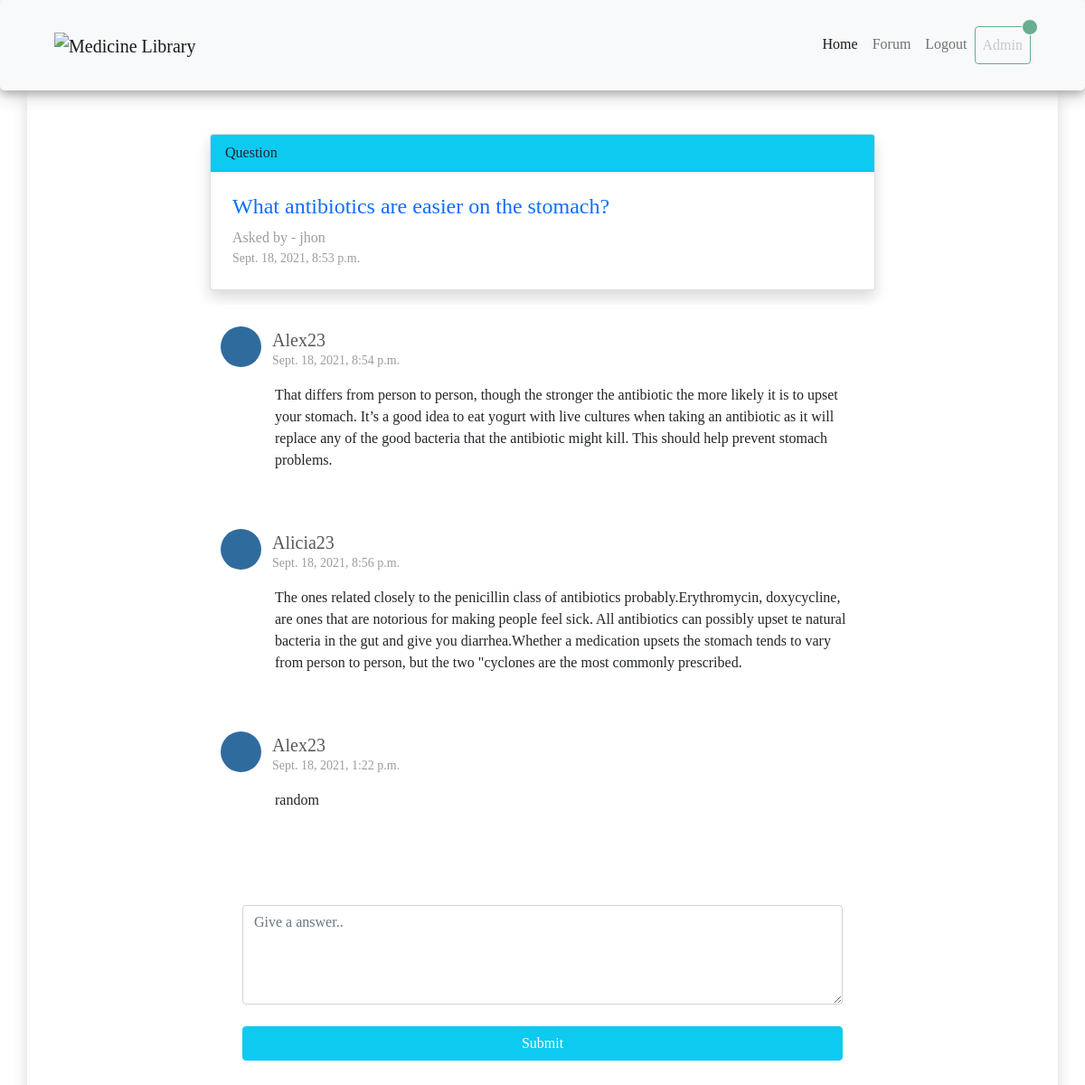
The page /quesdetails/8 (signed in) on the database its author committed.
### App/models.py (models this page shows, shortened)
class Question(models.Model):
    question = models.CharField(max_length=500)
    user = models.ForeignKey(User,on_delete=models.CASCADE)
    date_added = models.DateTimeField(default=timezone.localtime(timezone.now()), blank=True)

class Answer(models.Model):
    answer = models.CharField(max_length=500)
    question = models.ForeignKey(Question,on_delete=models.CASCADE)
    user = models.ForeignKey(User,on_delete=models.CASCADE)
    date_added = models.DateTimeField(default=timezone.localtime(timezone.now()), blank=True)

### App/views.py (the view)
# urls.py: path('quesdetails/<int:id>',ques_detailsView,name='ques_detailsView'),
def ques_detailsView(request,id):
    question = Question.objects.get(id=id)
    answer = Answer.objects.filter(question__id=id)
    if request.method == "POST":
        ans = request.POST.get('answer_input')
        Answer.objects.create(answer=ans,user=request.user,question=question)
    context = {
    'ques':question,
    'answer':answer
    }
    return render(request,'ques_details.html',context)

### App/Templates/ques_details.html (shortened to what this page needs)
{% extends 'navbar.html' %}
{% load static %}
{% load crispy_forms_tags %}
{% block css %}
<link rel="stylesheet" href="{% static 'css/style.css' %}" />
{% endblock css %}
{% block body %}
<div class="container">
<div class='row h-100 shadow '>
  <div class="col-lg-8  offset-lg-2 col-md-8 offset-md-2 col-sm-10 offset-sm-1 my-2 mt-5">
      <div class="card rounded-sm shadow ">
        <div class="card-header bg-info">Question</div>
        <div class="card-body p-lg-4 p-sm-1 ">
          <h4 class="text-primary">{{ques.question}}</h4>
          <p>Asked by - {{ques.user}}</p>
          <p class='small'>{{ques.date_added}}</p>
        </div>
      </div>
    </div>
    {% for ans in answer %}
    <div class="col-lg-8 offset-lg-2 col-md-8 offset-md-2 col-sm-10 offset-sm-1 my-2">
      <div class="card rounded -sm border-0">
        <div class="card-body p-lg-4 p-sm-1 ">
        <div class='row ans_row'>
            <div class='col-1'>
                <i class='fas fa-user'></i>
            </div>
            <div class='col-11'>
                <h5 class="">{{ans.user}}</h5></p>
                <p class='small'>{{ans.date_added}}
            </div>
        </div>
          <p class="text-dark mt-3 ms-5">{{ans.answer}}</p>
        </div>
      </div>
    </div>
    {% endfor %}
    <div class='col-lg-8 offset-lg-2 col-md-8 offset-md-2  col-sm-8 offset-sm-2 p-5  login_div '>
      <form class='ask_question' {% url 'ques_detailsView' ques.id %} method="POST">
        <textarea name="answer_input" id="answer_input" class='form-control my-4' placeholder='Give a answer..' cols="30" rows="4"></textarea>
        {% if  request.user.is_authenticated %}
        <button class='btn btn-info text-white w-100 mb-5 ' type="submit">Submit</button endif %}ton>
        {% endif %}
    </div>
</div>
</div>
{% endblock %}

### App/Templates/navbar.html (shortened to what this page needs)
{% load static %}
<!DOCTYPE html>
<html lang="en">
  <head>
    <link type="text/css" rel="stylesheet" href="{% static 'assets\lightslider-master\dist\css\lightslider.css' %}" />
    <link
      rel="stylesheet"
      href="{% static 'assets\bootstrap-5.0.2-dist\css\bootstrap.min.css' %}"
    />
    <link
      rel="stylesheet"
      href="{% static 'assets\fontawesome-free-5.15.4-web\css\all.min.css' %}"
    />
    {% block css %}{% endblock css %}
  </head>
  <body>
    <nav class="navbar nav_shadow navbar-expand-lg navbar-light bg-light">
      <div class="container-fluid">
        <a class="navbar-brand ms-5" href="{% url 'homeView' %}"><img class='logo' src="{% static 'img/logo.png' %}" alt="Medicine Library" srcset=""></a>
        <div class="collapse navbar-collapse" id="navbarNav">
          <ul class="navbar-nav ms-auto me-5">
            <li class="nav-item">
              <a class="nav-link active" aria-current="page" href="{% url 'homeView' %}">Home</a>
            </li>
            <li class="nav-item">
              <a class="nav-link" href="{% url 'forumView' %}">Forum</a>
            </li>
            {% if request.user.is_authenticated  %}
            <li class="nav-item">
              <a class="nav-link" href="{% url 'logoutView' %}">Logout</a>
            </li>
            <li class="nav-item">
            <a class="nav-link position-relative btn  btn-outline-success disabled text-capitalize" href="{% url 'logoutView' %}">{{request.user}}
              <span class="position-absolute top-0 start-100 translate-middle p-2 bg-success border border-light rounded-circle">
              </span>
            </a>
            </li>
            {% endif %}
          </ul>
        </div>
      </div>
    </nav>
    {% block body %}{% endblock body %}
  </body>
</html>

### App/static/css/style.css (style rules this page uses)
* { --font1:Bahnschrift; font-family: var(--font1); }
.nav_shadow { box-shadow: 0 4px 8px 0 rgba(0, 0, 0, 0.2), 0 6px 20px 0 rgba(0, 0, 0, 0.19); border-radius: 5px; background: rgb(255, 255, 255); height: 100px !important; }
.logo { width: 120px; height: 100%; }
.card-body p { color: #9e9d9d; margin: 0; }
.card-body h5 { color: #585858; margin: 0; margin-top: 3px; }
.login_div { border-radius: 5px; }
.ans_row .col-1 { display: flex; justify-content: center; align-items: center; width: 45px; height: 45px; background: #306b9e; border-radius: 50%; }
.ans_row .col-1 i { font-size: 30px; border-radius: 50%; color: #ffff; }

### rows shown on the page
Question: question "What antibiotics are easier on the stomach?", user "jhon", date_added "Sept. 18, 2021, 8:53 p.m."
Answer: user "Alex23", date_added "Sept. 18, 2021, 8:54 p.m.", answer "That differs from person to person, though the stronger the antibiotic the more likely it is to upset your stomach. It’s a good idea to eat yogurt with live cultures when taking an antibiotic as it will replace any of the good bacteria that the antibiotic might kill. This should help prevent stomach problems."
Answer: user "Alicia23", date_added "Sept. 18, 2021, 8:56 p.m.", answer "The ones related closely to the penicillin class of antibiotics probably.Erythromycin, doxycycline, are ones that are notorious for making people feel sick. All antibiotics can possibly upset te natural bacteria in the gut and give you diarrhea.Whether a medication upsets the stomach tends to vary from person to person, but the two \"cyclones are the most commonly prescribed."
Answer: user "Alex23", date_added "Sept. 18, 2021, 1:22 p.m.", answer "random"

### other values the page prints
{{ request.user }} "Admin"
